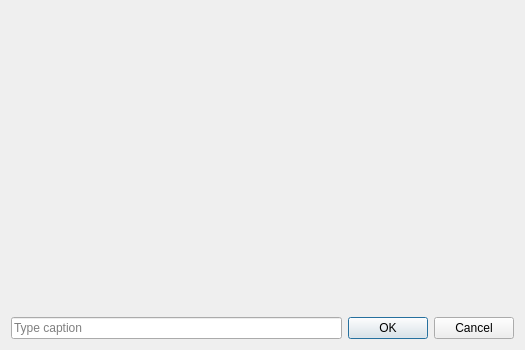
<?xml version="1.0" encoding="UTF-8"?>
<ui version="4.0">
 <class>VideoPreviewDialog</class>
 <widget class="QDialog" name="VideoPreviewDialog">
  <property name="geometry">
   <rect>
    <x>0</x>
    <y>0</y>
    <width>525</width>
    <height>200</height>
   </rect>
  </property>
  <property name="windowTitle">
   <string>Confirm and set caption</string>
  </property>
  <layout class="QVBoxLayout" name="verticalLayout">
   <item>
    <widget class="Phonon::VideoPlayer" name="video">
     <property name="sizePolicy">
      <sizepolicy hsizetype="MinimumExpanding" vsizetype="MinimumExpanding">
       <horstretch>0</horstretch>
       <verstretch>0</verstretch>
      </sizepolicy>
     </property>
     <property name="minimumSize">
      <size>
       <width>300</width>
       <height>300</height>
      </size>
     </property>
    </widget>
   </item>
   <item>
    <layout class="QHBoxLayout" name="horizontalLayout">
     <item>
      <widget class="QLineEdit" name="caption">
       <property name="maxLength">
        <number>160</number>
       </property>
       <property name="placeholderText">
        <string>Type caption</string>
       </property>
      </widget>
     </item>
     <item>
      <widget class="QDialogButtonBox" name="buttonBox">
       <property name="sizePolicy">
        <sizepolicy hsizetype="Fixed" vsizetype="Fixed">
         <horstretch>0</horstretch>
         <verstretch>0</verstretch>
        </sizepolicy>
       </property>
       <property name="standardButtons">
        <set>QDialogButtonBox::Cancel|QDialogButtonBox::Ok</set>
       </property>
      </widget>
     </item>
    </layout>
   </item>
  </layout>
 </widget>
 <customwidgets>
  <customwidget>
   <class>Phonon::VideoPlayer</class>
   <extends>QWidget</extends>
   <header location="global">phonon/videoplayer.h</header>
  </customwidget>
 </customwidgets>
 <resources/>
 <connections/>
</ui>
